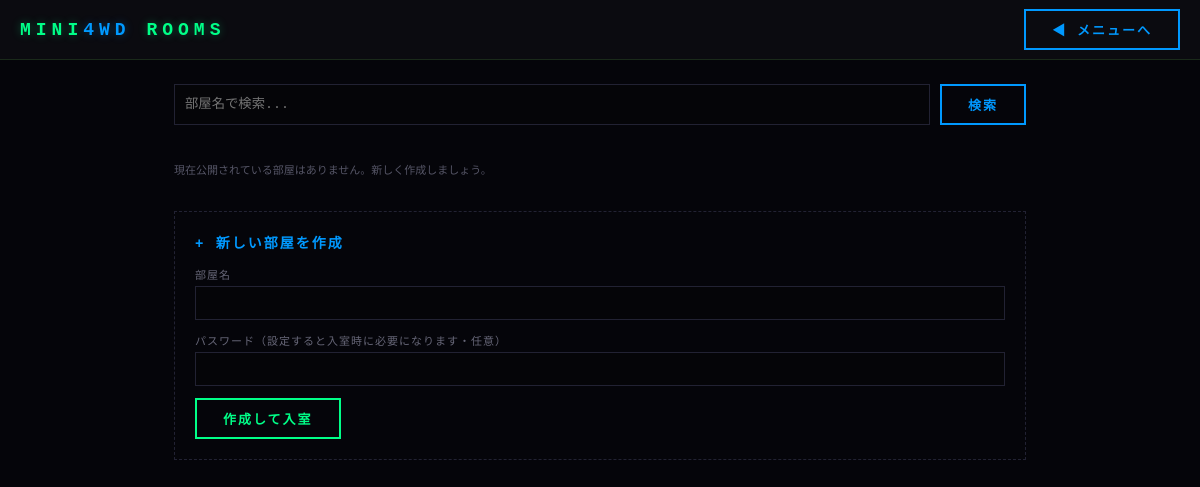
/rooms/ (signed in), run on an earlier commit of the app's database.
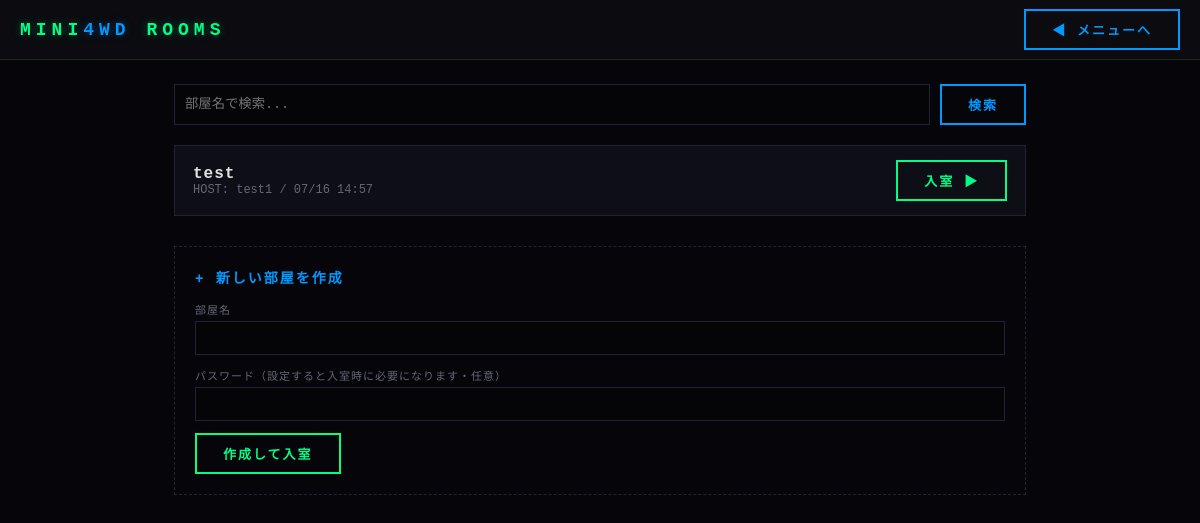
And on a later commit of the database.
### rooms/models/room_model.py (models this page shows, shortened)
class Room(models.Model):
    STATUS_WAITING = "WAITING"
    STATUS_RACING = "RACING"
    STATUS_CHOICES = [
        (STATUS_WAITING, "待機中"),
        (STATUS_RACING, "レース中"),
    ]
    room_id = models.CharField(max_length=36, primary_key=True, default=generate_room_id, editable=False)
    host_user = models.ForeignKey(
        settings.AUTH_USER_MODEL,
        on_delete=models.SET_NULL,
        null=True,
        related_name="hosted_rooms",
        verbose_name="ホストユーザー",
    )
    room_name = models.CharField(max_length=64)
    is_public = models.BooleanField(default=True)
    password = models.CharField(max_length=64, null=True, blank=True, help_text="パス付き部屋用（null許容）")
    status = models.CharField(max_length=10, choices=STATUS_CHOICES, default=STATUS_WAITING)
    created_at = models.DateTimeField(auto_now_add=True)
    bot_list = models.JSONField(default=list, blank=True, help_text='現在のBotリスト（例: ["Bot1","Bot2"]）')
    current_race_setup = models.JSONField(
        null=True, blank=True,
        help_text="race_consumer.send_race_setup()が生成した race_seed/car_configs/参加者対応表",
    )
    class Meta:
        db_table = "room"
        verbose_name = "部屋"
        verbose_name_plural = "部屋"
    @property
    def has_password(self):
        return bool(self.password)

### accounts/models/user_model.py (models this page shows, shortened)
class User(AbstractBaseUser, PermissionsMixin):
    user_id = models.BigAutoField(primary_key=True)
    name = models.CharField(
        max_length=32,
        unique=True,
        validators=[validate_halfwidth_name],
        help_text="半角英数字のみ、32字以下",
    )
    car = models.ForeignKey(
        "garage.Car",
        null=True,
        blank=True,
        on_delete=models.SET_NULL,
        related_name="equipped_by_users",
        verbose_name="現在装備中の車体",
    )
    achievement = models.ForeignKey(
        "accounts.Achievement",
        null=True,
        blank=True,
        on_delete=models.SET_NULL,
        related_name="featured_by_users",
        verbose_name="表示中の実績",
    )
    rate = models.IntegerField(default=1500, verbose_name="レート")
    en = models.BigIntegerField(default=0, verbose_name="ゲーム内通貨")
    tickets = models.IntegerField(default=0, verbose_name="購入チケット数")
    last_login_at = models.DateTimeField(
        null=True,
        blank=True,
        verbose_name="最終ログイン日時（ログインボーナス判定用）",
    )
    is_active = models.BooleanField(default=True)
    is_staff = models.BooleanField(default=False)
    date_joined = models.DateTimeField(auto_now_add=True)
    objects = UserManager()
    USERNAME_FIELD = "name"
    REQUIRED_FIELDS = []
    class Meta:
        db_table = "user"
        verbose_name = "ユーザー"
        verbose_name_plural = "ユーザー"

### rooms/views/rooms_view.py (the view)
# urls.py: path("", views.rooms_list_view, name="index"),
@login_required
def rooms_list_view(request):
    q = request.GET.get("q", "").strip()
    rooms = Room.objects.filter(status=Room.STATUS_WAITING).order_by("-created_at")
    if q:
        rooms = rooms.filter(room_name__icontains=q)
    form = RoomCreateForm()
    return render(request, "rooms/rooms.html", {"rooms": rooms[:100], "form": form, "query": q})

### rooms/forms.py
class RoomCreateForm(forms.Form):
    room_name = forms.CharField(max_length=64, label="部屋名")
    password = forms.CharField(
        max_length=64, required=False,
        label="パスワード（設定すると入室時にパスワードが必要になります）",
    )

### rooms/templates/rooms/rooms.html (shortened to what this page needs)
{% load static %}
{% load icons %}
<!DOCTYPE html>
<html lang="ja">
<head>
    <link rel="stylesheet" href="https://cdnjs.cloudflare.com/ajax/libs/font-awesome/6.5.1/css/all.min.css">
    <link rel="stylesheet" href="{% static 'accounts/style.css' %}">
</head>
<body>
    <div id="header">
        <div id="title">MINI<span>4WD</span> ROOMS</div>
        <a class="btn alt" href="{% url 'menu:index' %}">◀ メニューへ</a>
    </div>
    <div id="rooms-main">
        <form method="get" class="search-row">
            <input type="text" name="q" value="{{ query }}" placeholder="部屋名で検索...">
            <button type="submit" class="btn alt">検索</button>
        </form>
        <div class="room-list">
            {% for room in rooms %}
            <div class="room-row">
                <div>
                    <div class="rn">{{ room.room_name }}</div>
                    <div class="meta">HOST: {{ room.host_user.name }} / {{ room.created_at|date:"m/d H:i" }}{% if room.has_password %} / {% icon "lock" %}パス付き{% endif %}</div>
                </div>
                <a class="btn" href="{% url 'game:race' room.room_id %}">入室 ▶</a>
            </div>
            {% empty %}
            <p class="hint-text">現在公開されている部屋はありません。新しく作成しましょう。</p>
            {% endfor %}
        </div>
        <div class="create-card">
            <h3>+ 新しい部屋を作成</h3>
            <form method="post" action="{% url 'rooms:create' %}">
                <div class="field">
                    <label>部屋名</label>
                    {{ form.room_name }}
                </div>
                <div class="field">
                    <label>パスワード（設定すると入室時に必要になります・任意）</label>
                    {{ form.password }}
                </div>
                <button type="submit" class="btn">作成して入室</button>
            </form>
        </div>
    </div>
</body>
</html>

What changed in the data, as far as the page shows it:
added Room: room_name "test", host_user.name "test1", created_at "07/16 14:57"
Also different on the page:
text no longer shown: "現在公開されている部屋はありません。新しく作成しましょう。"
